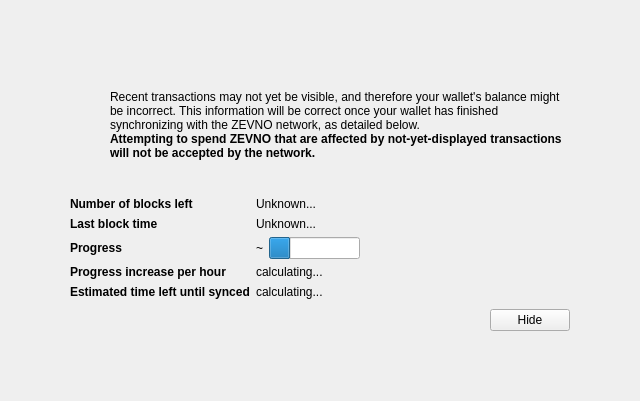
<?xml version="1.0" encoding="UTF-8"?>
<ui version="4.0">
 <class>ModalOverlay</class>
 <widget class="ModalOverlay" name="ModalOverlay">
  <property name="geometry">
   <rect>
    <x>0</x>
    <y>0</y>
    <width>640</width>
    <height>401</height>
   </rect>
  </property>
  <property name="windowTitle">
   <string>Form</string>
  </property>
  <layout class="QVBoxLayout" name="verticalLayout" stretch="0">
   <property name="sizeConstraint">
    <enum>QLayout::SetDefaultConstraint</enum>
   </property>
   <property name="leftMargin">
    <number>0</number>
   </property>
   <property name="topMargin">
    <number>0</number>
   </property>
   <property name="rightMargin">
    <number>0</number>
   </property>
   <property name="bottomMargin">
    <number>0</number>
   </property>
   <item>
    <widget class="QWidget" name="bgWidget" native="true">
     <property name="styleSheet">
      <string notr="true"/>
     </property>
     <layout class="QVBoxLayout" name="verticalLayoutMain" stretch="0">
      <property name="leftMargin">
       <number>60</number>
      </property>
      <property name="topMargin">
       <number>60</number>
      </property>
      <property name="rightMargin">
       <number>60</number>
      </property>
      <property name="bottomMargin">
       <number>60</number>
      </property>
      <item>
       <widget class="QWidget" name="contentWidget" native="true">
        <property name="styleSheet">
         <string notr="true"/>
        </property>
        <layout class="QVBoxLayout" name="verticalLayoutSub" stretch="1,0,0,0,0">
         <property name="spacing">
          <number>0</number>
         </property>
         <property name="leftMargin">
          <number>10</number>
         </property>
         <property name="topMargin">
          <number>10</number>
         </property>
         <property name="rightMargin">
          <number>10</number>
         </property>
         <property name="bottomMargin">
          <number>10</number>
         </property>
         <item>
          <layout class="QHBoxLayout" name="horizontalLayoutIconText" stretch="0,1">
           <property name="topMargin">
            <number>20</number>
           </property>
           <item>
            <layout class="QVBoxLayout" name="verticalLayoutIcon">
             <property name="leftMargin">
              <number>0</number>
             </property>
             <item>
              <widget class="QPushButton" name="warningIcon">
               <property name="enabled">
                <bool>false</bool>
               </property>
               <property name="text">
                <string/>
               </property>
               <property name="icon">
                <iconset>
                 <normaloff>:/icons/warning</normaloff>
                 <disabledoff>:/icons/warning</disabledoff>:/icons/warning</iconset>
               </property>
               <property name="iconSize">
                <size>
                 <width>48</width>
                 <height>48</height>
                </size>
               </property>
               <property name="flat">
                <bool>true</bool>
               </property>
              </widget>
             </item>
             <item>
              <spacer name="verticalSpacerWarningIcon">
               <property name="orientation">
                <enum>Qt::Vertical</enum>
               </property>
               <property name="sizeHint" stdset="0">
                <size>
                 <width>20</width>
                 <height>40</height>
                </size>
               </property>
              </spacer>
             </item>
            </layout>
           </item>
           <item>
            <layout class="QVBoxLayout" name="verticalLayoutInfoText">
             <property name="leftMargin">
              <number>0</number>
             </property>
             <property name="topMargin">
              <number>0</number>
             </property>
             <item>
              <widget class="QLabel" name="infoText">
               <property name="text">
                <string>Recent transactions may not yet be visible, and therefore your wallet's balance might be incorrect. This information will be correct once your wallet has finished synchronizing with the ZEVNO network, as detailed below.</string>
               </property>
               <property name="textFormat">
                <enum>Qt::RichText</enum>
               </property>
               <property name="wordWrap">
                <bool>true</bool>
               </property>
              </widget>
             </item>
             <item>
              <widget class="QLabel" name="infoTextStrong">
               <property name="font">
                <font>
                 <weight>75</weight>
                 <bold>true</bold>
                </font>
               </property>
               <property name="text">
                <string>Attempting to spend ZEVNO that are affected by not-yet-displayed transactions will not be accepted by the network.</string>
               </property>
               <property name="textFormat">
                <enum>Qt::RichText</enum>
               </property>
               <property name="wordWrap">
                <bool>true</bool>
               </property>
              </widget>
             </item>
             <item>
              <spacer name="verticalSpacerInTextSpace">
               <property name="orientation">
                <enum>Qt::Vertical</enum>
               </property>
               <property name="sizeHint" stdset="0">
                <size>
                 <width>20</width>
                 <height>40</height>
                </size>
               </property>
              </spacer>
             </item>
            </layout>
           </item>
          </layout>
         </item>
         <item>
          <spacer name="verticalSpacerAfterText">
           <property name="orientation">
            <enum>Qt::Vertical</enum>
           </property>
           <property name="sizeHint" stdset="0">
            <size>
             <width>20</width>
             <height>40</height>
            </size>
           </property>
          </spacer>
         </item>
         <item>
          <layout class="QFormLayout" name="formLayout">
           <property name="fieldGrowthPolicy">
            <enum>QFormLayout::FieldsStayAtSizeHint</enum>
           </property>
           <property name="horizontalSpacing">
            <number>6</number>
           </property>
           <property name="verticalSpacing">
            <number>6</number>
           </property>
           <property name="topMargin">
            <number>10</number>
           </property>
           <item row="0" column="0">
            <widget class="QLabel" name="labelNumberOfBlocksLeft">
             <property name="font">
              <font>
               <weight>75</weight>
               <bold>true</bold>
              </font>
             </property>
             <property name="text">
              <string>Number of blocks left</string>
             </property>
            </widget>
           </item>
           <item row="0" column="1">
            <widget class="QLabel" name="numberOfBlocksLeft">
             <property name="text">
              <string>Unknown...</string>
             </property>
            </widget>
           </item>
           <item row="1" column="0">
            <widget class="QLabel" name="labelLastBlockTime">
             <property name="font">
              <font>
               <weight>75</weight>
               <bold>true</bold>
              </font>
             </property>
             <property name="text">
              <string>Last block time</string>
             </property>
            </widget>
           </item>
           <item row="1" column="1">
            <widget class="QLabel" name="newestBlockDate">
             <property name="sizePolicy">
              <sizepolicy hsizetype="Maximum" vsizetype="Preferred">
               <horstretch>0</horstretch>
               <verstretch>0</verstretch>
              </sizepolicy>
             </property>
             <property name="text">
              <string>Unknown...</string>
             </property>
            </widget>
           </item>
           <item row="2" column="0">
            <widget class="QLabel" name="labelSyncDone">
             <property name="font">
              <font>
               <weight>75</weight>
               <bold>true</bold>
              </font>
             </property>
             <property name="text">
              <string>Progress</string>
             </property>
            </widget>
           </item>
           <item row="2" column="1">
            <layout class="QHBoxLayout" name="horizontalLayoutSync" stretch="0,1">
             <item>
              <widget class="QLabel" name="percentageProgress">
               <property name="text">
                <string notr="true">~</string>
               </property>
              </widget>
             </item>
             <item>
              <widget class="QProgressBar" name="progressBar">
               <property name="value">
                <number>24</number>
               </property>
               <property name="format">
                <string/>
               </property>
              </widget>
             </item>
            </layout>
           </item>
           <item row="4" column="0">
            <widget class="QLabel" name="labelProgressIncrease">
             <property name="font">
              <font>
               <weight>75</weight>
               <bold>true</bold>
              </font>
             </property>
             <property name="text">
              <string>Progress increase per hour</string>
             </property>
            </widget>
           </item>
           <item row="4" column="1">
            <widget class="QLabel" name="progressIncreasePerH">
             <property name="text">
              <string>calculating...</string>
             </property>
            </widget>
           </item>
           <item row="5" column="0">
            <widget class="QLabel" name="labelEstimatedTimeLeft">
             <property name="font">
              <font>
               <weight>75</weight>
               <bold>true</bold>
              </font>
             </property>
             <property name="text">
              <string>Estimated time left until synced</string>
             </property>
            </widget>
           </item>
           <item row="5" column="1">
            <widget class="QLabel" name="expectedTimeLeft">
             <property name="text">
              <string>calculating...</string>
             </property>
            </widget>
           </item>
          </layout>
         </item>
         <item>
          <layout class="QHBoxLayout" name="horizontalLayoutButtons">
           <property name="leftMargin">
            <number>10</number>
           </property>
           <property name="topMargin">
            <number>10</number>
           </property>
           <item>
            <spacer name="horizontalSpacer">
             <property name="orientation">
              <enum>Qt::Horizontal</enum>
             </property>
             <property name="sizeHint" stdset="0">
              <size>
               <width>40</width>
               <height>20</height>
              </size>
             </property>
            </spacer>
           </item>
           <item>
            <widget class="QPushButton" name="closeButton">
             <property name="text">
              <string>Hide</string>
             </property>
            </widget>
           </item>
          </layout>
         </item>
         <item>
          <layout class="QVBoxLayout" name="verticalLayout_2">
           <item>
            <spacer name="verticalSpacer">
             <property name="orientation">
              <enum>Qt::Vertical</enum>
             </property>
             <property name="sizeHint" stdset="0">
              <size>
               <width>20</width>
               <height>40</height>
              </size>
             </property>
            </spacer>
           </item>
          </layout>
         </item>
        </layout>
       </widget>
      </item>
     </layout>
    </widget>
   </item>
  </layout>
 </widget>
 <customwidgets>
  <customwidget>
   <class>ModalOverlay</class>
   <extends>QWidget</extends>
   <header>modaloverlay.h</header>
   <container>1</container>
  </customwidget>
 </customwidgets>
 <resources/>
 <connections/>
</ui>
